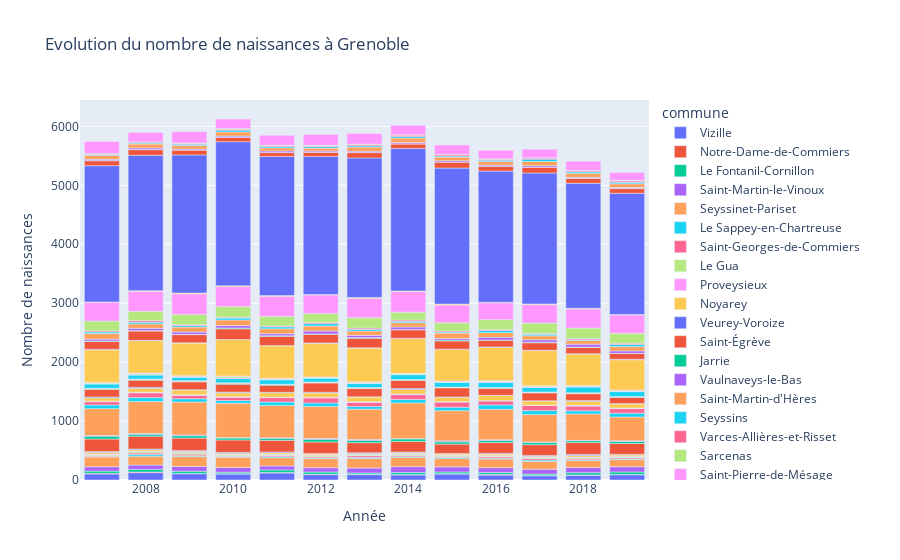

Source (notebook cell):
### Code cell
fig = px.bar(data_pop, x="annee", y="nombre_naissances",
             color="commune",
             title="Evolution du nombre de naissances à Grenoble",
             labels={"annee":"Année","nombre_naissances":"Nombre de naissances"})
fig.show()

### Figure 1 — Plotly figure (JSON) as saved in the notebook; plotly's stock layout.template omitted (floating-point values rounded to 4 significant figures)
{"data": [{"alignmentgroup": "True", "hovertemplate": "commune=Vizille<br>Année=%{x}<br>Nombre de naissances=%{y}<extra></extra>", "legendgroup": "Vizille", "marker": {"color": "#636efa", "pattern": {"shape": ""}}, "name": "Vizille", "offsetgroup": "Vizille", "orientation": "v", "showlegend": true, "textposition": "auto", "type": "bar", "x": [2019, 2018, 2017, 2016, 2015, 2014, 2013, 2012, 2011, 2010, 2009, 2008, 2007], "xaxis": "x", "y": [89, 80, 72, 84, 102, 86, 92, 92, 120, 103, 107, 125, 103], "yaxis": "y"}, {"alignmentgroup": "True", "hovertemplate": "commune=Notre-Dame-de-Commiers<br>Année=%{x}<br>Nombre de naissances=%{y}<extra></extra>", "legendgroup": "Notre-Dame-de-Commiers", "marker": {"color": "#EF553B", "pattern": {"shape": ""}}, "name": "Notre-Dame-de-Commiers", "offsetgroup": "Notre-Dame-de-Commiers", "orientation": "v", "showlegend": true, "textposition": "auto", "type": "bar", "x": [2019, 2018, 2017, 2016, 2015, 2014, 2013, 2012, 2011, 2010, 2009, 2008, 2007], "xaxis": "x", "y": [5, 5, 5, 12, 6, 9, 4, 6, 6, 3, 5, 10, 10], "yaxis": "y"}, {"alignmentgroup": "True", "hovertemplate": "commune=Le Fontanil-Cornillon<br>Année=%{x}<br>Nombre de naissances=%{y}<extra></extra>", "legendgroup": "Le Fontanil-Cornillon", "marker": {"color": "#00cc96", "pattern": {"shape": ""}}, "name": "Le Fontanil-Cornillon", "offsetgroup": "Le Fontanil-Cornillon", "orientation": "v", "showlegend": true, "textposition": "auto", "type": "bar", "x": [2019, 2018, 2017, 2016, 2015, 2014, 2013, 2012, 2011, 2010, 2009, 2008, 2007], "xaxis": "x", "y": [42, 40, 24, 32, 28, 32, 24, 37, 45, 26, 37, 44, 38], "yaxis": "y"}, {"alignmentgroup": "True", "hovertemplate": "commune=Saint-Martin-le-Vinoux<br>Année=%{x}<br>Nombre de naissances=%{y}<extra></extra>", "legendgroup": "Saint-Martin-le-Vinoux", "marker": {"color": "#ab63fa", "pattern": {"shape": ""}}, "name": "Saint-Martin-le-Vinoux", "offsetgroup": "Saint-Martin-le-Vinoux", "orientation": "v", "showlegend": true, "textposition": "auto", "type": "bar", "x": [2019, 2018, 2017, 2016, 2015, 2014, 2013, 2012, 2011, 2010, 2009, 2008, 2007], "xaxis": "x", "y": [90, 86, 83, 81, 87, 99, 83, 74, 67, 80, 82, 75, 74], "yaxis": "y"}, {"alignmentgroup": "True", "hovertemplate": "commune=Seyssinet-Pariset<br>Année=%{x}<br>Nombre de naissances=%{y}<extra></extra>", "legendgroup": "Seyssinet-Pariset", "marker": {"color": "#FFA15A", "pattern": {"shape": ""}}, "name": "Seyssinet-Pariset", "offsetgroup": "Seyssinet-Pariset", "orientation": "v", "showlegend": true, "textposition": "auto", "type": "bar", "x": [2019, 2018, 2017, 2016, 2015, 2014, 2013, 2012, 2011, 2010, 2009, 2008, 2007], "xaxis": "x", "y": [120, 120, 133, 146, 143, 156, 162, 154, 141, 174, 166, 151, 166], "yaxis": "y"}, {"alignmentgroup": "True", "hovertemplate": "commune=Le Sappey-en-Chartreuse<br>Année=%{x}<br>Nombre de naissances=%{y}<extra></extra>", "legendgroup": "Le Sappey-en-Chartreuse", "marker": {"color": "#19d3f3", "pattern": {"shape": ""}}, "name": "Le Sappey-en-Chartreuse", "offsetgroup": "Le Sappey-en-Chartreuse", "orientation": "v", "showlegend": true, "textposition": "auto", "type": "bar", "x": [2019, 2018, 2017, 2016, 2015, 2014, 2013, 2012, 2011, 2010, 2009, 2008, 2007], "xaxis": "x", "y": [13, 13, 21, 15, 17, 14, 17, 10, 16, 12, 16, 27, 9], "yaxis": "y"}, {"alignmentgroup": "True", "hovertemplate": "commune=Saint-Georges-de-Commiers<br>Année=%{x}<br>Nombre de naissances=%{y}<extra></extra>", "legendgroup": "Saint-Georges-de-Commiers", "marker": {"color": "#FF6692", "pattern": {"shape": ""}}, "name": "Saint-Georges-de-Commiers", "offsetgroup": "Saint-Georges-de-Commiers", "orientation": "v", "showlegend": true, "textposition": "auto", "type": "bar", "x": [2019, 2018, 2017, 2016, 2015, 2014, 2013, 2012, 2011, 2010, 2009, 2008, 2007], "xaxis": "x", "y": [22, 19, 26, 23, 15, 21, 29, 19, 20, 12, 26, 26, 13], "yaxis": "y"}, {"alignmentgroup": "True", "hovertemplate": "commune=Le Gua<br>Année=%{x}<br>Nombre de naissances=%{y}<extra></extra>", "legendgroup": "Le Gua", "marker": {"color": "#B6E880", "pattern": {"shape": ""}}, "name": "Le Gua", "offsetgroup": "Le Gua", "orientation": "v", "showlegend": true, "textposition": "auto", "type": "bar", "x": [2019, 2018, 2017, 2016, 2015, 2014, 2013, 2012, 2011, 2010, 2009, 2008, 2007], "xaxis": "x", "y": [12, 22, 18, 14, 18, 19, 16, 17, 16, 17, 25, 21, 16], "yaxis": "y"}, {"alignmentgroup": "True", "hovertemplate": "commune=Proveysieux<br>Année=%{x}<br>Nombre de naissances=%{y}<extra></extra>", "legendgroup": "Proveysieux", "marker": {"color": "#FF97FF", "pattern": {"shape": ""}}, "name": "Proveysieux", "offsetgroup": "Proveysieux", "orientation": "v", "showlegend": true, "textposition": "auto", "type": "bar", "x": [2019, 2018, 2017, 2016, 2015, 2014, 2013, 2012, 2011, 2010, 2009, 2008, 2007], "xaxis": "x", "y": [8, 4, 6, 7, 3, 10, 6, 11, 4, 6, 6, 10, 13], "yaxis": "y"}, {"alignmentgroup": "True", "hovertemplate": "commune=Noyarey<br>Année=%{x}<br>Nombre de naissances=%{y}<extra></extra>", "legendgroup": "Noyarey", "marker": {"color": "#FECB52", "pattern": {"shape": ""}}, "name": "Noyarey", "offsetgroup": "Noyarey", "orientation": "v", "showlegend": true, "textposition": "auto", "type": "bar", "x": [2019, 2018, 2017, 2016, 2015, 2014, 2013, 2012, 2011, 2010, 2009, 2008, 2007], "xaxis": "x", "y": [26, 28, 14, 27, 22, 19, 18, 20, 26, 22, 16, 25, 28], "yaxis": "y"}, {"alignmentgroup": "True", "hovertemplate": "commune=Veurey-Voroize<br>Année=%{x}<br>Nombre de naissances=%{y}<extra></extra>", "legendgroup": "Veurey-Voroize", "marker": {"color": "#636efa", "pattern": {"shape": ""}}, "name": "Veurey-Voroize", "offsetgroup": "Veurey-Voroize", "orientation": "v", "showlegend": true, "textposition": "auto", "type": "bar", "x": [2019, 2018, 2017, 2016, 2015, 2014, 2013, 2012, 2011, 2010, 2009, 2008, 2007], "xaxis": "x", "y": [10, 15, 15, 12, 9, 9, 12, 10, 14, 14, 16, 12, 14], "yaxis": "y"}, {"alignmentgroup": "True", "hovertemplate": "commune=Saint-Égrève<br>Année=%{x}<br>Nombre de naissances=%{y}<extra></extra>", "legendgroup": "Saint-Égrève", "marker": {"color": "#EF553B", "pattern": {"shape": ""}}, "name": "Saint-Égrève", "offsetgroup": "Saint-Égrève", "orientation": "v", "showlegend": true, "textposition": "auto", "type": "bar", "x": [2019, 2018, 2017, 2016, 2015, 2014, 2013, 2012, 2011, 2010, 2009, 2008, 2007], "xaxis": "x", "y": [182, 203, 183, 182, 159, 179, 171, 195, 198, 210, 209, 218, 212], "yaxis": "y"}, {"alignmentgroup": "True", "hovertemplate": "commune=Jarrie<br>Année=%{x}<br>Nombre de naissances=%{y}<extra></extra>", "legendgroup": "Jarrie", "marker": {"color": "#00cc96", "pattern": {"shape": ""}}, "name": "Jarrie", "offsetgroup": "Jarrie", "orientation": "v", "showlegend": true, "textposition": "auto", "type": "bar", "x": [2019, 2018, 2017, 2016, 2015, 2014, 2013, 2012, 2011, 2010, 2009, 2008, 2007], "xaxis": "x", "y": [35, 33, 36, 35, 38, 44, 36, 45, 32, 33, 40, 34, 47], "yaxis": "y"}, {"alignmentgroup": "True", "hovertemplate": "commune=Vaulnaveys-le-Bas<br>Année=%{x}<br>Nombre de naissances=%{y}<extra></extra>", "legendgroup": "Vaulnaveys-le-Bas", "marker": {"color": "#ab63fa", "pattern": {"shape": ""}}, "name": "Vaulnaveys-le-Bas", "offsetgroup": "Vaulnaveys-le-Bas", "orientation": "v", "showlegend": true, "textposition": "auto", "type": "bar", "x": [2019, 2018, 2017, 2016, 2015, 2014, 2013, 2012, 2011, 2010, 2009, 2008, 2007], "xaxis": "x", "y": [13, 5, 9, 14, 17, 8, 17, 15, 11, 9, 13, 9, 11], "yaxis": "y"}, {"alignmentgroup": "True", "hovertemplate": "commune=Saint-Martin-d'Hères<br>Année=%{x}<br>Nombre de naissances=%{y}<extra></extra>", "legendgroup": "Saint-Martin-d'Hères", "marker": {"color": "#FFA15A", "pattern": {"shape": ""}}, "name": "Saint-Martin-d'Hères", "offsetgroup": "Saint-Martin-d'Hères", "orientation": "v", "showlegend": true, "textposition": "auto", "type": "bar", "x": [2019, 2018, 2017, 2016, 2015, 2014, 2013, 2012, 2011, 2010, 2009, 2008, 2007], "xaxis": "x", "y": [402, 448, 465, 515, 513, 603, 515, 544, 549, 581, 558, 543, 457], "yaxis": "y"}, {"alignmentgroup": "True", "hovertemplate": "commune=Seyssins<br>Année=%{x}<br>Nombre de naissances=%{y}<extra></extra>", "legendgroup": "Seyssins", "marker": {"color": "#19d3f3", "pattern": {"shape": ""}}, "name": "Seyssins", "offsetgroup": "Seyssins", "orientation": "v", "showlegend": true, "textposition": "auto", "type": "bar", "x": [2019, 2018, 2017, 2016, 2015, 2014, 2013, 2012, 2011, 2010, 2009, 2008, 2007], "xaxis": "x", "y": [65, 54, 68, 75, 59, 59, 45, 59, 58, 47, 57, 68, 63], "yaxis": "y"}, {"alignmentgroup": "True", "hovertemplate": "commune=Varces-Allières-et-Risset<br>Année=%{x}<br>Nombre de naissances=%{y}<extra></extra>", "legendgroup": "Varces-Allières-et-Risset", "marker": {"color": "#FF6692", "pattern": {"shape": ""}}, "name": "Varces-Allières-et-Risset", "offsetgroup": "Varces-Allières-et-Risset", "orientation": "v", "showlegend": true, "textposition": "auto", "type": "bar", "x": [2019, 2018, 2017, 2016, 2015, 2014, 2013, 2012, 2011, 2010, 2009, 2008, 2007], "xaxis": "x", "y": [78, 82, 86, 70, 88, 81, 73, 88, 75, 58, 59, 82, 56], "yaxis": "y"}, {"alignmentgroup": "True", "hovertemplate": "commune=Sarcenas<br>Année=%{x}<br>Nombre de naissances=%{y}<extra></extra>", "legendgroup": "Sarcenas", "marker": {"color": "#B6E880", "pattern": {"shape": ""}}, "name": "Sarcenas", "offsetgroup": "Sarcenas", "orientation": "v", "showlegend": true, "textposition": "auto", "type": "bar", "x": [2019, 2018, 2017, 2016, 2015, 2014, 2013, 2012, 2011, 2010, 2009, 2008, 2007], "xaxis": "x", "y": [6, 3, 4, 2, 3, 3, 1, 1, 1, 0, 2, 3, 1], "yaxis": "y"}, {"alignmentgroup": "True", "hovertemplate": "commune=Saint-Pierre-de-Mésage<br>Année=%{x}<br>Nombre de naissances=%{y}<extra></extra>", "legendgroup": "Saint-Pierre-de-Mésage", "marker": {"color": "#FF97FF", "pattern": {"shape": ""}}, "name": "Saint-Pierre-de-Mésage", "offsetgroup": "Saint-Pierre-de-Mésage", "orientation": "v", "showlegend": true, "textposition": "auto", "type": "bar", "x": [2019, 2018, 2017, 2016, 2015, 2014, 2013, 2012, 2011, 2010, 2009, 2008, 2007], "xaxis": "x", "y": [5, 7, 2, 1, 4, 9, 8, 8, 5, 9, 7, 6, 7], "yaxis": "y"}, {"alignmentgroup": "True", "hovertemplate": "commune=La Tronche<br>Année=%{x}<br>Nombre de naissances=%{y}<extra></extra>", "legendgroup": "La Tronche", "marker": {"color": "#FECB52", "pattern": {"shape": ""}}, "name": "La Tronche", "offsetgroup": "La Tronche", "orientation": "v", "showlegend": true, "textposition": "auto", "type": "bar", "x": [2019, 2018, 2017, 2016, 2015, 2014, 2013, 2012, 2011, 2010, 2009, 2008, 2007], "xaxis": "x", "y": [69, 71, 71, 87, 75, 75, 78, 72, 77, 64, 80, 67, 57], "yaxis": "y"}, {"alignmentgroup": "True", "hovertemplate": "commune=Notre-Dame-de-Mésage<br>Année=%{x}<br>Nombre de naissances=%{y}<extra></extra>", "legendgroup": "Notre-Dame-de-Mésage", "marker": {"color": "#636efa", "pattern": {"shape": ""}}, "name": "Notre-Dame-de-Mésage", "offsetgroup": "Notre-Dame-de-Mésage", "orientation": "v", "showlegend": true, "textposition": "auto", "type": "bar", "x": [2019, 2018, 2017, 2016, 2015, 2014, 2013, 2012, 2011, 2010, 2009, 2008, 2007], "xaxis": "x", "y": [5, 9, 4, 3, 4, 16, 4, 11, 7, 11, 5, 16, 15], "yaxis": "y"}, {"alignmentgroup": "True", "hovertemplate": "commune=Eybens<br>Année=%{x}<br>Nombre de naissances=%{y}<extra></extra>", "legendgroup": "Eybens", "marker": {"color": "#EF553B", "pattern": {"shape": ""}}, "name": "Eybens", "offsetgroup": "Eybens", "orientation": "v", "showlegend": true, "textposition": "auto", "type": "bar", "x": [2019, 2018, 2017, 2016, 2015, 2014, 2013, 2012, 2011, 2010, 2009, 2008, 2007], "xaxis": "x", "y": [108, 118, 134, 119, 154, 140, 141, 158, 120, 135, 134, 122, 128], "yaxis": "y"}, {"alignmentgroup": "True", "hovertemplate": "commune=Champagnier<br>Année=%{x}<br>Nombre de naissances=%{y}<extra></extra>", "legendgroup": "Champagnier", "marker": {"color": "#00cc96", "pattern": {"shape": ""}}, "name": "Champagnier", "offsetgroup": "Champagnier", "orientation": "v", "showlegend": true, "textposition": "auto", "type": "bar", "x": [2019, 2018, 2017, 2016, 2015, 2014, 2013, 2012, 2011, 2010, 2009, 2008, 2007], "xaxis": "x", "y": [6, 7, 9, 10, 6, 9, 10, 11, 11, 17, 6, 15, 11], "yaxis": "y"}, {"alignmentgroup": "True", "hovertemplate": "commune=Mont-Saint-Martin<br>Année=%{x}<br>Nombre de naissances=%{y}<extra></extra>", "legendgroup": "Mont-Saint-Martin", "marker": {"color": "#ab63fa", "pattern": {"shape": ""}}, "name": "Mont-Saint-Martin", "offsetgroup": "Mont-Saint-Martin", "orientation": "v", "showlegend": true, "textposition": "auto", "type": "bar", "x": [2019, 2018, 2017, 2016, 2015, 2014, 2013, 2012, 2011, 2010, 2009, 2008, 2007], "xaxis": "x", "y": [3, 1, 3, 0, 1, 0, 1, 2, 2, 0, 2, 0, 0], "yaxis": "y"}, {"alignmentgroup": "True", "hovertemplate": "commune=Miribel-Lanchâtre<br>Année=%{x}<br>Nombre de naissances=%{y}<extra></extra>", "legendgroup": "Miribel-Lanchâtre", "marker": {"color": "#FFA15A", "pattern": {"shape": ""}}, "name": "Miribel-Lanchâtre", "offsetgroup": "Miribel-Lanchâtre", "orientation": "v", "showlegend": true, "textposition": "auto", "type": "bar", "x": [2019, 2018, 2017, 2016, 2015, 2014, 2013, 2012, 2011, 2010, 2009, 2008, 2007], "xaxis": "x", "y": [3, 7, 1, 5, 5, 5, 6, 5, 4, 7, 12, 6, 8], "yaxis": "y"}, {"alignmentgroup": "True", "hovertemplate": "commune=Gières<br>Année=%{x}<br>Nombre de naissances=%{y}<extra></extra>", "legendgroup": "Gières", "marker": {"color": "#19d3f3", "pattern": {"shape": ""}}, "name": "Gières", "offsetgroup": "Gières", "orientation": "v", "showlegend": true, "textposition": "auto", "type": "bar", "x": [2019, 2018, 2017, 2016, 2015, 2014, 2013, 2012, 2011, 2010, 2009, 2008, 2007], "xaxis": "x", "y": [83, 98, 80, 88, 82, 83, 67, 65, 75, 74, 59, 65, 74], "yaxis": "y"}, {"alignmentgroup": "True", "hovertemplate": "commune=Saint-Barthélemy-de-Séchilienne<br>Année=%{x}<br>Nombre de naissances=%{y}<extra></extra>", "legendgroup": "Saint-Barthélemy-de-Séchilienne", "marker": {"color": "#FF6692", "pattern": {"shape": ""}}, "name": "Saint-Barthélemy-de-Séchilienne", "offsetgroup": "Saint-Barthélemy-de-Séchilienne", "orientation": "v", "showlegend": true, "textposition": "auto", "type": "bar", "x": [2019, 2018, 2017, 2016, 2015, 2014, 2013, 2012, 2011, 2010, 2009, 2008, 2007], "xaxis": "x", "y": [3, 7, 5, 3, 2, 3, 6, 2, 5, 8, 3, 12, 1], "yaxis": "y"}, {"alignmentgroup": "True", "hovertemplate": "commune=Herbeys<br>Année=%{x}<br>Nombre de naissances=%{y}<extra></extra>", "legendgroup": "Herbeys", "marker": {"color": "#B6E880", "pattern": {"shape": ""}}, "name": "Herbeys", "offsetgroup": "Herbeys", "orientation": "v", "showlegend": true, "textposition": "auto", "type": "bar", "x": [2019, 2018, 2017, 2016, 2015, 2014, 2013, 2012, 2011, 2010, 2009, 2008, 2007], "xaxis": "x", "y": [11, 11, 13, 11, 8, 15, 15, 13, 11, 26, 14, 17, 13], "yaxis": "y"}, {"alignmentgroup": "True", "hovertemplate": "commune=Quaix-en-Chartreuse<br>Année=%{x}<br>Nombre de naissances=%{y}<extra></extra>", "legendgroup": "Quaix-en-Chartreuse", "marker": {"color": "#FF97FF", "pattern": {"shape": ""}}, "name": "Quaix-en-Chartreuse", "offsetgroup": "Quaix-en-Chartreuse", "orientation": "v", "showlegend": true, "textposition": "auto", "type": "bar", "x": [2019, 2018, 2017, 2016, 2015, 2014, 2013, 2012, 2011, 2010, 2009, 2008, 2007], "xaxis": "x", "y": [12, 8, 8, 10, 12, 4, 10, 3, 11, 7, 8, 8, 11], "yaxis": "y"}, {"alignmentgroup": "True", "hovertemplate": "commune=Échirolles<br>Année=%{x}<br>Nombre de naissances=%{y}<extra></extra>", "legendgroup": "Échirolles", "marker": {"color": "#FECB52", "pattern": {"shape": ""}}, "name": "Échirolles", "offsetgroup": "Échirolles", "orientation": "v", "showlegend": true, "textposition": "auto", "type": "bar", "x": [2019, 2018, 2017, 2016, 2015, 2014, 2013, 2012, 2011, 2010, 2009, 2008, 2007], "xaxis": "x", "y": [514, 535, 598, 569, 534, 588, 572, 572, 550, 617, 553, 547, 553], "yaxis": "y"}, {"alignmentgroup": "True", "hovertemplate": "commune=Bresson<br>Année=%{x}<br>Nombre de naissances=%{y}<extra></extra>", "legendgroup": "Bresson", "marker": {"color": "#636efa", "pattern": {"shape": ""}}, "name": "Bresson", "offsetgroup": "Bresson", "orientation": "v", "showlegend": true, "textposition": "auto", "type": "bar", "x": [2019, 2018, 2017, 2016, 2015, 2014, 2013, 2012, 2011, 2010, 2009, 2008, 2007], "xaxis": "x", "y": [8, 3, 4, 6, 6, 7, 4, 7, 4, 1, 4, 5, 9], "yaxis": "y"}, {"alignmentgroup": "True", "hovertemplate": "commune=Sassenage<br>Année=%{x}<br>Nombre de naissances=%{y}<extra></extra>", "legendgroup": "Sassenage", "marker": {"color": "#EF553B", "pattern": {"shape": ""}}, "name": "Sassenage", "offsetgroup": "Sassenage", "orientation": "v", "showlegend": true, "textposition": "auto", "type": "bar", "x": [2019, 2018, 2017, 2016, 2015, 2014, 2013, 2012, 2011, 2010, 2009, 2008, 2007], "xaxis": "x", "y": [98, 110, 129, 114, 140, 143, 160, 146, 158, 182, 140, 158, 134], "yaxis": "y"}, {"alignmentgroup": "True", "hovertemplate": "commune=Murianette<br>Année=%{x}<br>Nombre de naissances=%{y}<extra></extra>", "legendgroup": "Murianette", "marker": {"color": "#00cc96", "pattern": {"shape": ""}}, "name": "Murianette", "offsetgroup": "Murianette", "orientation": "v", "showlegend": true, "textposition": "auto", "type": "bar", "x": [2019, 2018, 2017, 2016, 2015, 2014, 2013, 2012, 2011, 2010, 2009, 2008, 2007], "xaxis": "x", "y": [4, 3, 10, 5, 14, 7, 14, 7, 8, 15, 5, 8, 5], "yaxis": "y"}, {"alignmentgroup": "True", "hovertemplate": "commune=Vaulnaveys-le-Haut<br>Année=%{x}<br>Nombre de naissances=%{y}<extra></extra>", "legendgroup": "Vaulnaveys-le-Haut", "marker": {"color": "#ab63fa", "pattern": {"shape": ""}}, "name": "Vaulnaveys-le-Haut", "offsetgroup": "Vaulnaveys-le-Haut", "orientation": "v", "showlegend": true, "textposition": "auto", "type": "bar", "x": [2019, 2018, 2017, 2016, 2015, 2014, 2013, 2012, 2011, 2010, 2009, 2008, 2007], "xaxis": "x", "y": [40, 49, 40, 44, 26, 42, 37, 48, 35, 40, 39, 38, 32], "yaxis": "y"}, {"alignmentgroup": "True", "hovertemplate": "commune=Domène<br>Année=%{x}<br>Nombre de naissances=%{y}<extra></extra>", "legendgroup": "Domène", "marker": {"color": "#FFA15A", "pattern": {"shape": ""}}, "name": "Domène", "offsetgroup": "Domène", "orientation": "v", "showlegend": true, "textposition": "auto", "type": "bar", "x": [2019, 2018, 2017, 2016, 2015, 2014, 2013, 2012, 2011, 2010, 2009, 2008, 2007], "xaxis": "x", "y": [73, 61, 69, 79, 92, 73, 74, 85, 84, 95, 85, 75, 96], "yaxis": "y"}, {"alignmentgroup": "True", "hovertemplate": "commune=Champ-sur-Drac<br>Année=%{x}<br>Nombre de naissances=%{y}<extra></extra>", "legendgroup": "Champ-sur-Drac", "marker": {"color": "#19d3f3", "pattern": {"shape": ""}}, "name": "Champ-sur-Drac", "offsetgroup": "Champ-sur-Drac", "orientation": "v", "showlegend": true, "textposition": "auto", "type": "bar", "x": [2019, 2018, 2017, 2016, 2015, 2014, 2013, 2012, 2011, 2010, 2009, 2008, 2007], "xaxis": "x", "y": [36, 16, 23, 35, 18, 22, 28, 41, 33, 33, 26, 29, 27], "yaxis": "y"}, {"alignmentgroup": "True", "hovertemplate": "commune=Poisat<br>Année=%{x}<br>Nombre de naissances=%{y}<extra></extra>", "legendgroup": "Poisat", "marker": {"color": "#FF6692", "pattern": {"shape": ""}}, "name": "Poisat", "offsetgroup": "Poisat", "orientation": "v", "showlegend": true, "textposition": "auto", "type": "bar", "x": [2019, 2018, 2017, 2016, 2015, 2014, 2013, 2012, 2011, 2010, 2009, 2008, 2007], "xaxis": "x", "y": [20, 20, 14, 17, 18, 21, 21, 20, 15, 15, 15, 26, 18], "yaxis": "y"}, {"alignmentgroup": "True", "hovertemplate": "commune=Meylan<br>Année=%{x}<br>Nombre de naissances=%{y}<extra></extra>", "legendgroup": "Meylan", "marker": {"color": "#B6E880", "pattern": {"shape": ""}}, "name": "Meylan", "offsetgroup": "Meylan", "orientation": "v", "showlegend": true, "textposition": "auto", "type": "bar", "x": [2019, 2018, 2017, 2016, 2015, 2014, 2013, 2012, 2011, 2010, 2009, 2008, 2007], "xaxis": "x", "y": [170, 176, 177, 169, 139, 135, 176, 152, 162, 179, 173, 159, 168], "yaxis": "y"}, {"alignmentgroup": "True", "hovertemplate": "commune=Fontaine<br>Année=%{x}<br>Nombre de naissances=%{y}<extra></extra>", "legendgroup": "Fontaine", "marker": {"color": "#FF97FF", "pattern": {"shape": ""}}, "name": "Fontaine", "offsetgroup": "Fontaine", "orientation": "v", "showlegend": true, "textposition": "auto", "type": "bar", "x": [2019, 2018, 2017, 2016, 2015, 2014, 2013, 2012, 2011, 2010, 2009, 2008, 2007], "xaxis": "x", "y": [311, 323, 314, 286, 302, 351, 329, 315, 341, 340, 350, 341, 320], "yaxis": "y"}, {"alignmentgroup": "True", "hovertemplate": "commune=Séchilienne<br>Année=%{x}<br>Nombre de naissances=%{y}<extra></extra>", "legendgroup": "Séchilienne", "marker": {"color": "#FECB52", "pattern": {"shape": ""}}, "name": "Séchilienne", "offsetgroup": "Séchilienne", "orientation": "v", "showlegend": true, "textposition": "auto", "type": "bar", "x": [2019, 2018, 2017, 2016, 2015, 2014, 2013, 2012, 2011, 2010, 2009, 2008, 2007], "xaxis": "x", "y": [8, 13, 11, 7, 16, 8, 16, 7, 13, 13, 12, 10, 4], "yaxis": "y"}, {"alignmentgroup": "True", "hovertemplate": "commune=Grenoble<br>Année=%{x}<br>Nombre de naissances=%{y}<extra></extra>", "legendgroup": "Grenoble", "marker": {"color": "#636efa", "pattern": {"shape": ""}}, "name": "Grenoble", "offsetgroup": "Grenoble", "orientation": "v", "showlegend": true, "textposition": "auto", "type": "bar", "x": [2019, 2018, 2017, 2016, 2015, 2014, 2013, 2012, 2011, 2010, 2009, 2008, 2007], "xaxis": "x", "y": [2057, 2122, 2222, 2227, 2308, 2419, 2367, 2343, 2359, 2445, 2344, 2297, 2311], "yaxis": "y"}, {"alignmentgroup": "True", "hovertemplate": "commune=Vif<br>Année=%{x}<br>Nombre de naissances=%{y}<extra></extra>", "legendgroup": "Vif", "marker": {"color": "#EF553B", "pattern": {"shape": ""}}, "name": "Vif", "offsetgroup": "Vif", "orientation": "v", "showlegend": true, "textposition": "auto", "type": "bar", "x": [2019, 2018, 2017, 2016, 2015, 2014, 2013, 2012, 2011, 2010, 2009, 2008, 2007], "xaxis": "x", "y": [79, 80, 96, 83, 101, 77, 90, 70, 66, 74, 82, 95, 84], "yaxis": "y"}, {"alignmentgroup": "True", "hovertemplate": "commune=Montchaboud<br>Année=%{x}<br>Nombre de naissances=%{y}<extra></extra>", "legendgroup": "Montchaboud", "marker": {"color": "#00cc96", "pattern": {"shape": ""}}, "name": "Montchaboud", "offsetgroup": "Montchaboud", "orientation": "v", "showlegend": true, "textposition": "auto", "type": "bar", "x": [2019, 2018, 2017, 2016, 2015, 2014, 2013, 2012, 2011, 2010, 2009, 2008, 2007], "xaxis": "x", "y": [4, 4, 2, 1, 2, 1, 1, 2, 3, 2, 3, 3, 4], "yaxis": "y"}, {"alignmentgroup": "True", "hovertemplate": "commune=Brié-et-Angonnes<br>Année=%{x}<br>Nombre de naissances=%{y}<extra></extra>", "legendgroup": "Brié-et-Angonnes", "marker": {"color": "#ab63fa", "pattern": {"shape": ""}}, "name": "Brié-et-Angonnes", "offsetgroup": "Brié-et-Angonnes", "orientation": "v", "showlegend": true, "textposition": "auto", "type": "bar", "x": [2019, 2018, 2017, 2016, 2015, 2014, 2013, 2012, 2011, 2010, 2009, 2008, 2007], "xaxis": "x", "y": [16, 17, 26, 18, 21, 24, 22, 18, 25, 20, 14, 26, 20], "yaxis": "y"}, {"alignmentgroup": "True", "hovertemplate": "commune=Claix<br>Année=%{x}<br>Nombre de naissances=%{y}<extra></extra>", "legendgroup": "Claix", "marker": {"color": "#FFA15A", "pattern": {"shape": ""}}, "name": "Claix", "offsetgroup": "Claix", "orientation": "v", "showlegend": true, "textposition": "auto", "type": "bar", "x": [2019, 2018, 2017, 2016, 2015, 2014, 2013, 2012, 2011, 2010, 2009, 2008, 2007], "xaxis": "x", "y": [62, 67, 72, 60, 62, 73, 70, 51, 52, 69, 59, 66, 68], "yaxis": "y"}, {"alignmentgroup": "True", "hovertemplate": "commune=Corenc<br>Année=%{x}<br>Nombre de naissances=%{y}<extra></extra>", "legendgroup": "Corenc", "marker": {"color": "#19d3f3", "pattern": {"shape": ""}}, "name": "Corenc", "offsetgroup": "Corenc", "orientation": "v", "showlegend": true, "textposition": "auto", "type": "bar", "x": [2019, 2018, 2017, 2016, 2015, 2014, 2013, 2012, 2011, 2010, 2009, 2008, 2007], "xaxis": "x", "y": [26, 26, 39, 24, 18, 27, 24, 27, 25, 30, 23, 16, 12], "yaxis": "y"}, {"alignmentgroup": "True", "hovertemplate": "commune=Saint-Paul-de-Varces<br>Année=%{x}<br>Nombre de naissances=%{y}<extra></extra>", "legendgroup": "Saint-Paul-de-Varces", "marker": {"color": "#FF6692", "pattern": {"shape": ""}}, "name": "Saint-Paul-de-Varces", "offsetgroup": "Saint-Paul-de-Varces", "orientation": "v", "showlegend": true, "textposition": "auto", "type": "bar", "x": [2019, 2018, 2017, 2016, 2015, 2014, 2013, 2012, 2011, 2010, 2009, 2008, 2007], "xaxis": "x", "y": [21, 18, 19, 16, 22, 24, 23, 15, 16, 17, 17, 18, 13], "yaxis": "y"}, {"alignmentgroup": "True", "hovertemplate": "commune=Venon<br>Année=%{x}<br>Nombre de naissances=%{y}<extra></extra>", "legendgroup": "Venon", "marker": {"color": "#B6E880", "pattern": {"shape": ""}}, "name": "Venon", "offsetgroup": "Venon", "orientation": "v", "showlegend": true, "textposition": "auto", "type": "bar", "x": [2019, 2018, 2017, 2016, 2015, 2014, 2013, 2012, 2011, 2010, 2009, 2008, 2007], "xaxis": "x", "y": [11, 6, 6, 6, 4, 4, 4, 5, 3, 11, 4, 7, 4], "yaxis": "y"}, {"alignmentgroup": "True", "hovertemplate": "commune=Le Pont-de-Claix<br>Année=%{x}<br>Nombre de naissances=%{y}<extra></extra>", "legendgroup": "Le Pont-de-Claix", "marker": {"color": "#FF97FF", "pattern": {"shape": ""}}, "name": "Le Pont-de-Claix", "offsetgroup": "Le Pont-de-Claix", "orientation": "v", "showlegend": true, "textposition": "auto", "type": "bar", "x": [2019, 2018, 2017, 2016, 2015, 2014, 2013, 2012, 2011, 2010, 2009, 2008, 2007], "xaxis": "x", "y": [132, 157, 142, 146, 161, 164, 180, 186, 170, 162, 193, 155, 205], "yaxis": "y"}], "layout": {"barmode": "relative", "legend": {"title": {"text": "commune"}, "tracegroupgap": 0}, "title": {"text": "Evolution du nombre de naissances à Grenoble"}, "xaxis": {"anchor": "y", "domain": [0, 1], "title": {"text": "Année"}}, "yaxis": {"anchor": "x", "domain": [0, 1], "title": {"text": "Nombre de naissances"}}}}
